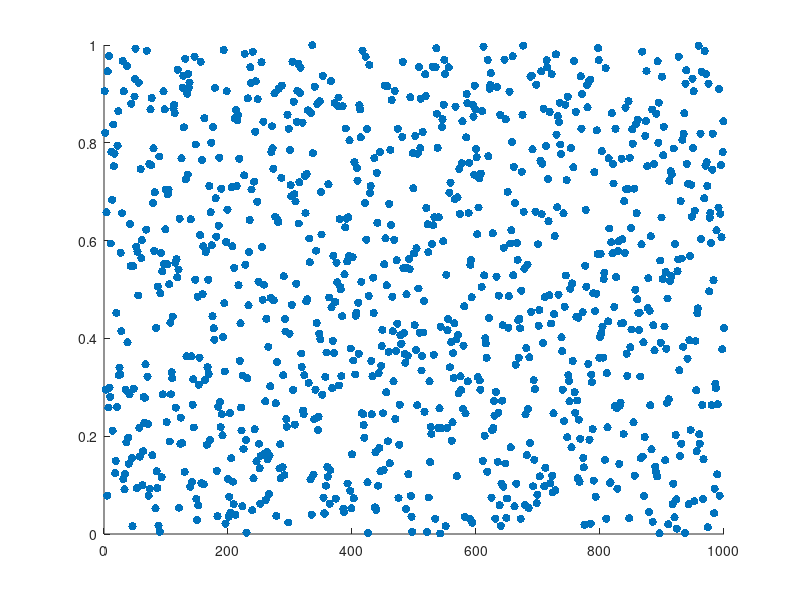

MATLAB code for this plot: (Note: this script raises an error after producing the figure.)
%% Question 1
clc
clear all
close all

x = rand(1,1000);

figure; % Create a new figure
scatter(1:1000, x, 'filled'); % Scatter plot with indices on the x-axis
xlabel('Sample number', FontSize=15); % Label for x-axis
ylabel('Value ', FontSize=15); % Label for y-axis
% title(''); % Title for the plot
grid on; % Enable grid for better visibility
fontsize("scale", 1.5)


%%
% theoretical mean for the distribution unif(0,1)
% integral from 0 to 1 of x
% upper bound (ub) and lower bound  (lb) are referring to the uniform
% distribution

lb = 0;
ub = 1;
x_axis = linspace(lb, ub, 1e6); % 1e6 points from 0 to 1
dx = x_axis(1,2) - x_axis(1,1);

% defining the probability distribution
pdf_ = ones(1, 1e6) / (ub - lb);
theoretical_mean = trapz(pdf_ .* x_axis) * dx; % integral of (x * pdf) dx
measured_mean = mean(x);
percentage_error_mean = abs((theoretical_mean - measured_mean) * 100 / theoretical_mean);

%% Question 2 

% standard deviation
% var = E(X^2) - E(X)^2
% std = sqrt(var)
m1 = theoretical_mean;
m2 = trapz(pdf_ .* x_axis.^2) * dx;
theoretical_std = sqrt(m2 - m1^2);

measured_std = std(x)
percentage_error_std = abs(theoretical_std - measured_std) * 100 / theoretical_std

% i couldn't get the E(X - E(X)) ^2  to work

%% Question 3

x10 = rand(10, 1000);

measured_means = mean(x10') % it collapses the first number in the dimension
bias_means = measured_means - theoretical_mean

measured_stds = std(x10')
bias_stds =  measured_stds - theoretical_std

figure;
scatter(measured_means, zeros(length(measured_means), 1), 'o') % Measured means on x-axis
hold on;
scatter(theoretical_mean, 0, 'x') % Theoretical mean on x-axis
title('Means');
legend('Measured', 'Theoretical');


figure;
scatter(measured_stds, zeros(length(measured_stds), 1), 'o') % Measured means on x-axis
hold on;
scatter(theoretical_std, 0, 'x') % Theoretical mean on x-axis
title('Standard Deviations');
legend('Measured', 'Theoretical');


%% Question 4
x = rand(1,1000);
data = x;


figure;
histogram(data, 'Normalization', 'pdf'); % the 'Normalization' option will ensure the area = 1
title('Histogram of Data');
hold on
% Define the coordinates for the unit square (from 0 to 1)
x_ = [0 1 1 0]; % x-coordinates of the square
y_ = [0 0 1 1]; % y-coordinates of the square

% Use the 'fill' function to shade the unit square
fill(x_, y_, 'r', 'FaceAlpha', 0.3); % 'b' for blue color with 30% transparency

xlabel('Value');
ylabel('Probability Density');
% Display grid
grid on;
%% Question 4, done again
% Sample sizes to vary
sample_sizes = [100, 1000, 5000, 10000];

% Number of bins to vary
bin_sizes = [10, 50, 100, 500];

% Create a figure for the plots
figure;

% Create a tiled layout with 2 rows and 4 columns
tiledlayout(2, 4);

% Plot histograms with different sample sizes (first row)
for i = 1:4
    data = rand(1, sample_sizes(i)); % Generate data with different sample sizes
    
    nexttile; % Move to the next tile in the layout
    histogram(data, 'Normalization', 'pdf', 'BinMethod', 'auto'); % Create histogram with default binning
    title(['Samples = ' num2str(sample_sizes(i))]);
    hold on;
    
    % Define the coordinates for the unit square (from 0 to 1)
    x_ = [0 1 1 0]; % x-coordinates of the square
    y_ = [0 0 1 1]; % y-coordinates of the square
    
    % Shade the unit square
    fill(x_, y_, 'r', 'FaceAlpha', 0.3); % 'r' for red color with 30% transparency
    
    xlabel('Value');
    ylabel('Probability Density');
    grid on;
end

% Plot histograms with different number of bins (second row)
for i = 1:4
    data = rand(1, 1000); % Generate data with 1000 samples
    
    nexttile; % Move to the next tile in the layout
    histogram(data, 'Normalization', 'pdf', 'BinEdges', linspace(0, 1, bin_sizes(i)+1)); % Specify bins based on the bin sizes
    title(['Bins = ' num2str(bin_sizes(i))]);
    hold on;
    
    % Define the coordinates for the unit square (from 0 to 1)
    x_ = [0 1 1 0]; % x-coordinates of the square
    y_ = [0 0 1 1]; % y-coordinates of the square
    
    % Shade the unit square
    fill(x_, y_, 'r', 'FaceAlpha', 0.3); % 'r' for red color with 30% transparency
    
    xlabel('Value');
    ylabel('Probability Density');
    grid on;
end

% Adjust y-axis to be shared across rows
for i = 1:4
    % Set the y-axis limit to be the same for all subplots in each row
    ylim([0 5]); % Adjust this range if needed
end

%% Question 4, done twice over
% Sample sizes to vary
sample_sizes = [100, 1000, 5000, 10000];

% Number of bins to vary
bin_sizes = [10, 50, 100, 500];

% Create a figure for the plots
figure;

% Create a tiled layout with 2 rows and 4 columns
tiledlayout(2, 4);

% Plot histograms with different sample sizes (first row)
for i = 1:4
    data = rand(1, sample_sizes(i)); % Generate data with different sample sizes
    
    nexttile; % Move to the next tile in the layout
    h = histogram(data, 'Normalization', 'pdf', 'BinMethod', 'auto'); % Create histogram with default binning
    hold on;
    
    % Define the coordinates for the unit square (from 0 to 1)
    x_ = [0 1 1 0]; % x-coordinates of the square
    y_ = [0 0 1 1]; % y-coordinates of the square
    
    % Shade the unit square
    fill(x_, y_, 'r', 'FaceAlpha', 0.3); % 'r' for red color with 30% transparency
    
    % Calculate the theoretical and measured PDF
    x_theoretical = linspace(0, 1, 100);
    y_theoretical = ones(size(x_theoretical)); % Theoretical PDF for uniform distribution
    
    x_measured = h.BinEdges(1:end-1) + diff(h.BinEdges)/2; % Midpoints of bins
    y_measured = h.Values / sum(h.Values) / diff(h.BinEdges(1:2)); % Normalize histogram to form PDF
    
    % Calculate MSE
    MSE = mean((y_measured - y_theoretical(1:length(y_measured))).^2);
    
    % Set the title with MSE
    title(['Samples = ' num2str(sample_sizes(i)) ', MSE = ' num2str(MSE, '%.4f')]);
    
    xlabel('Value');
    ylabel('Probability Density');
    grid on;
end

% Plot histograms with different number of bins (second row)
for i = 1:4
    data = rand(1, 1000); % Generate data with 1000 samples
    
    nexttile; % Move to the next tile in the layout
    h = histogram(data, 'Normalization', 'pdf', 'BinEdges', linspace(0, 1, bin_sizes(i)+1)); % Specify bins based on the bin sizes
    hold on;
    
    % Define the coordinates for the unit square (from 0 to 1)
    x_ = [0 1 1 0]; % x-coordinates of the square
    y_ = [0 0 1 1]; % y-coordinates of the square
    
    % Shade the unit square
    fill(x_, y_, 'r', 'FaceAlpha', 0.3); % 'r' for red color with 30% transparency
    
    % Calculate the theoretical and measured PDF
    x_theoretical = linspace(0, 1, 100);
    y_theoretical = ones(size(x_theoretical)); % Theoretical PDF for uniform distribution
    
    x_measured = h.BinEdges(1:end-1) + diff(h.BinEdges)/2; % Midpoints of bins
    y_measured = h.Values / sum(h.Values) / diff(h.BinEdges(1:2)); % Normalize histogram to form PDF
    
    % Calculate MSE
    MSE = mean((y_measured - y_theoretical(1:length(y_measured))).^2);
    
    % Set the title with MSE
    title(['Bins = ' num2str(bin_sizes(i)) ', MSE = ' num2str(MSE, '%.4f')]);
    
    xlabel('Value');
    ylabel('Probability Density');
    grid on;
end

% Adjust y-axis to be shared across rows
for i = 1:4
    % Set the y-axis limit to be the same for all subplots in each row
    ylim([0 5]); % Adjust this range if needed
end

%% Question 5
% plot
x = randn(1,1000);

figure; % Create a new figure
scatter(1:1000, x, 'filled'); % Scatter plot with indices on the x-axis
xlabel('Sample number', FontSize=15); % Label for x-axis
ylabel('Value ', FontSize=15); % Label for y-axis
% title(''); % Title for the plot
grid on; % Enable grid for better visibility
fontsize("scale", 1.5)

%%
x = randn(1,1000);

% standard normal distribution parameters
theoretical_mean = 0;
theoretical_std = 1;

% % Q5.1 mean
% 
% measured_mean = mean(x)
% percentage_error_mean = abs((theoretical_mean - measured_mean) * 100 / theoretical_mean)
% 
% % Q5.2 std
% 
% measured_std = std(x)
% percentage_error_std = abs((theoretical_std - measured_std) * 100 / theoretical_std)

%% Q5.3 biases plot

x10 = randn(10, 1000);

measured_means = mean(x10'); 
bias_means = measured_means - theoretical_mean

measured_stds = std(x10');
bias_stds =  measured_stds - theoretical_std
%%
figure;
scatter(measured_means, zeros(length(measured_means), 1), 'o') % Measured means on x-axis
hold on;
scatter(theoretical_mean, 0, 'x') % Theoretical mean on x-axis
title('Means');
legend('Measured', 'Theoretical');


figure;
scatter(measured_stds, zeros(length(measured_stds), 1), 'o') % Measured means on x-axis
hold on;
scatter(theoretical_std, 0, 'x') % Theoretical mean on x-axis
title('Standard Deviations');
legend('Measured', 'Theoretical');


%% Q5.4 pdf plot

data = x;

% Create histogram of data
figure;
histogram(data, 'Normalization', 'pdf'); % Normalization ensures area = 1
hold on;

% Define x values for the standard normal distribution (PDF)
x = -4:0.01:4; % A range around 0 (mean) for the standard normal distribution
y = normpdf(x, 0, 1); % Standard normal distribution PDF

% Use the 'fill' function to shade the area under the normal distribution curve
fill(x, y, 'r', 'FaceAlpha', 0.3); % 'r' for red color with 30% transparency

% Plot the normal distribution curve
plot(x, y, 'k', 'LineWidth', 2); % Black line for the PDF

% Add title and labels
title('Histogram and Shaded Standard Normal Distribution');
xlabel('Value');
ylabel('Probability Density');

% Display grid
grid on;

%% Question 5, plot twice

% Sample sizes to vary
sample_sizes = [100, 1000, 5000, 10000];

% Number of bins to vary
bin_sizes = [10, 50, 100, 500];

% Create a figure for the plots
figure;

% Create a tiled layout with 2 rows and 4 columns
tiledlayout(2, 4);

% Plot histograms with different sample sizes (first row)
for i = 1:4
    data = randn(1, sample_sizes(i)); % Generate data with different sample sizes from a standard normal distribution
    
    nexttile; % Move to the next tile in the layout
    h = histogram(data, 'Normalization', 'pdf', 'BinMethod', 'auto'); % Create histogram with default binning
    hold on;
    
    % Define the x values for the standard normal distribution PDF
    x_theoretical = linspace(-4, 4, 100); % Typically, for standard normal we plot from -4 to 4
    y_theoretical = (1/sqrt(2*pi)) * exp(-0.5 * x_theoretical.^2); % Theoretical PDF of the standard normal distribution
    
    % Midpoints of histogram bins
    x_measured = h.BinEdges(1:end-1) + diff(h.BinEdges)/2;
    y_measured = h.Values / sum(h.Values) / diff(h.BinEdges(1:2)); % Normalize histogram to form PDF
    
    % Calculate MSE
    MSE = mean((y_measured - y_theoretical(1:length(y_measured))).^2);
    
    % Plot the theoretical PDF
    plot(x_theoretical, y_theoretical, 'r', 'LineWidth', 2); % Red line for theoretical PDF
    
    % Set the title with MSE
    title(['Samples = ' num2str(sample_sizes(i)) ', MSE = ' num2str(MSE, '%.4f')]);
    
    xlabel('Value');
    ylabel('Probability Density');
    grid on;
end

% Plot histograms with different number of bins (second row)
for i = 1:4
    data = randn(1, 1000); % Generate data with 1000 samples from a standard normal distribution
    
    nexttile; % Move to the next tile in the layout
    h = histogram(data, 'Normalization', 'pdf', 'BinEdges', linspace(-4, 4, bin_sizes(i)+1)); % Specify bins based on the bin sizes
    hold on;
    
    % Define the x values for the standard normal distribution PDF
    x_theoretical = linspace(-4, 4, 100);
    y_theoretical = (1/sqrt(2*pi)) * exp(-0.5 * x_theoretical.^2); % Theoretical PDF for standard normal distribution
    
    % Midpoints of histogram bins
    x_measured = h.BinEdges(1:end-1) + diff(h.BinEdges)/2;
    y_measured = h.Values / sum(h.Values) / diff(h.BinEdges(1:2)); % Normalize histogram to form PDF
    
    % Calculate MSE
    MSE = mean((y_measured - y_theoretical(1:length(y_measured))).^2);
    
    % Plot the theoretical PDF
    plot(x_theoretical, y_theoretical, 'r', 'LineWidth', 2); % Red line for theoretical PDF
    
    % Set the title with MSE
    title(['Bins = ' num2str(bin_sizes(i)) ', MSE = ' num2str(MSE, '%.4f')]);
    
    xlabel('Value');
    ylabel('Probability Density');
    grid on;
end

% Adjust y-axis to be shared across rows
for i = 1:4
    % Set the y-axis limit to be the same for all subplots in each row
    ylim([0 0.5]); % Adjusted range for standard normal distribution
end


%% Question 5, thrice over

% Sample sizes to vary
sample_sizes = [100, 1000, 5000, 10000];

% Number of bins to vary
bin_sizes = [10, 50, 100, 200];

% Fixed number of bins for the first row
num_bins = 30;

% Create a figure for the plots
figure;

% Create a tiled layout with 2 rows and 4 columns
tiledlayout(2, 4);

% Plot histograms with different sample sizes (first row)
for i = 1:4
    data = randn(1, sample_sizes(i)); % Generate data with different sample sizes from a standard normal distribution
    
    nexttile; % Move to the next tile in the layout
    h = histogram(data, 'Normalization', 'pdf', 'NumBins', num_bins); % Create histogram with fixed number of bins
    hold on;
    
    % Define the x values for the standard normal distribution PDF
    x_theoretical = linspace(-4, 4, 100); % Typically, for standard normal we plot from -4 to 4
    y_theoretical = (1/sqrt(2*pi)) * exp(-0.5 * x_theoretical.^2); % Theoretical PDF of the standard normal distribution
    
    % Midpoints of histogram bins
    x_measured = h.BinEdges(1:end-1) + diff(h.BinEdges)/2;
    y_measured = h.Values / sum(h.Values) / diff(h.BinEdges(1:2)); % Normalize histogram to form PDF
    
    % Calculate MSE
    MSE = mean((y_measured - y_theoretical(1:length(y_measured))).^2);
    
    % Plot the theoretical PDF
    plot(x_theoretical, y_theoretical, 'r', 'LineWidth', 2); % Red line for theoretical PDF
    
    % Set the title with MSE
    title(['Samples = ' num2str(sample_sizes(i)) ', MSE = ' num2str(MSE, '%.4f')]);
    
    xlabel('Value');
    ylabel('Probability Density');
    grid on;
end

% Plot histograms with different number of bins (second row)
for i = 1:4
    data = randn(1, 1000); % Generate data with 1000 samples from a standard normal distribution
    
    % Ensure number of bins does not exceed number of samples
    num_bins = min(bin_sizes(i), length(data));
    
    nexttile; % Move to the next tile in the layout
    h = histogram(data, 'Normalization', 'pdf', 'NumBins', num_bins); % Use adjusted number of bins
    hold on;
    
    % Define the x values for the standard normal distribution PDF
    x_theoretical = linspace(-4, 4, 100);
    y_theoretical = (1/sqrt(2*pi)) * exp(-0.5 * x_theoretical.^2); % Theoretical PDF for standard normal distribution
    
    % Midpoints of histogram bins
    x_measured = h.BinEdges(1:end-1) + diff(h.BinEdges)/2;
    y_measured = h.Values / sum(h.Values) / diff(h.BinEdges(1:2)); % Normalize histogram to form PDF
    
    % Calculate MSE
    MSE = mean((y_measured - y_theoretical(1:length(y_measured))).^2);
    
    % Plot the theoretical PDF
    plot(x_theoretical, y_theoretical, 'r', 'LineWidth', 2); % Red line for theoretical PDF
    
    % Set the title with MSE
    title(['Bins = ' num2str(num_bins) ', MSE = ' num2str(MSE, '%.4f')]); % Display the adjusted number of bins
    if i == 4
        num_bins = num_bins
        MSE = MSE

    end
    xlabel('Value');
    ylabel('Probability Density');
    grid on;
end

% Adjust y-axis to be shared across rows
for i = 1:4
    % Set the y-axis limit to be the same for all subplots in each row
    ylim([0 0.5]); % Adjusted range for standard normal distribution
end
